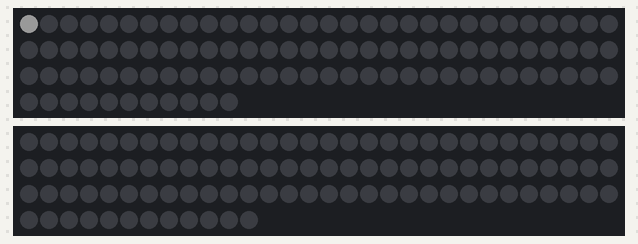
The sketch below on a simulated Arduino Uno, built with avr-gcc and run on an emulated ATmega328P. Shown: 101 RGB LEDs in strip order, left to right, continuing on the next row, 102 RGB LEDs in strip order, left to right, continuing on the next row. Dim RGB values are drawn brighter than linear.

Above: at 0.17 s.
At 4.93 s:
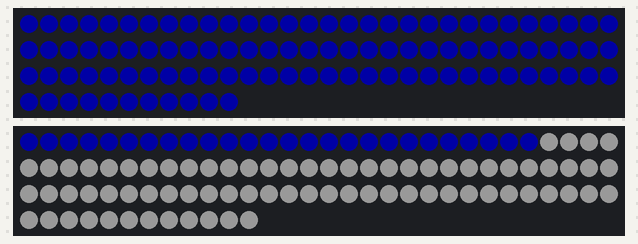
At 9.93 s:
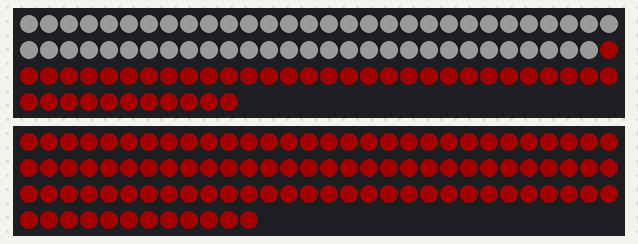
At 19.8 s:
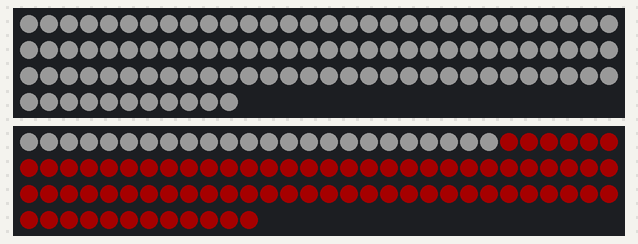
At 29.86 s:
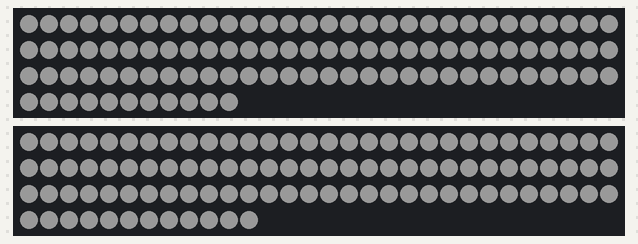
At 39.73 s:
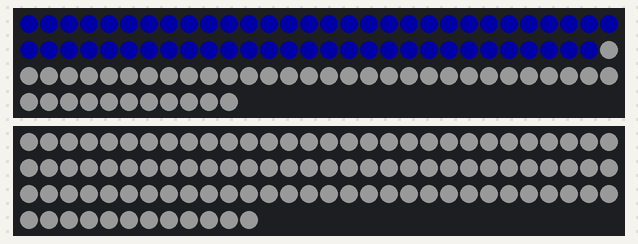

The sketch:

Propeller_Rus.ino
```cpp
#include <Adafruit_NeoPixel.h> // подключаем библиотеку

int const NUM_PIXELS1 = 101;
int const NUM_PIXELS2 = 102;

// указываем количество пикселей в матрице и пин подключения
Adafruit_NeoPixel strip1 (NUM_PIXELS1, 7, NEO_GRB + NEO_KHZ800);
Adafruit_NeoPixel strip2 (NUM_PIXELS2, 6, NEO_GRB + NEO_KHZ800);


void setup()
{
  strip1.begin();                     // инициализируем объект NeoPixel
  strip1.show();                     // отключаем все пиксели на ленте
  strip1.setBrightness(50);         // указываем яркость (максимум 255)

  strip2.begin();                   // инициализируем объект NeoPixel
  strip2.show();                    // отключаем все пиксели на ленте
  strip2.setBrightness(50);        // указываем яркость (максимум 255)


}

void loop()
{
//  strip1.clear();
//  strip2.clear();
///////////////////////////////////////////
  for (int i = 0; i < NUM_PIXELS1; i++)
  {
    strip1.setPixelColor(i, strip1.Color(127, 127, 127));
    strip1.show();

    delay(10);
  }

  for (int i = 0; i < NUM_PIXELS2; i++)
  {
    strip2.setPixelColor(i, strip2.Color(127, 127, 127));
    strip2.show();

    delay(10);
  }
  delay(100);
  ////////////////////////////////////////
  for (int i = 0; i < NUM_PIXELS1; i++)
  {
    strip1.setPixelColor(i, strip1.Color(0, 0, 200));
    strip1.show();

    delay(10);
  }


  for (int i = 0; i < NUM_PIXELS2; i++)
  {
    strip2.setPixelColor(i, strip2.Color(0, 0, 200));
    strip2.show();

    delay(10);
  }
  delay(100);

  ///////////////////////////////////////
  for (int i = 0; i < NUM_PIXELS1; i++)
  {
    strip1.setPixelColor(i, strip1.Color(200, 0, 0));
    strip1.show();

    delay(10);
  }

  for (int i = 0; i < NUM_PIXELS2; i++)
  {

    strip2.setPixelColor(i, strip2.Color(200, 0, 0));
    strip2.show();
    delay(10);

  }

  delay(100);

}
```
